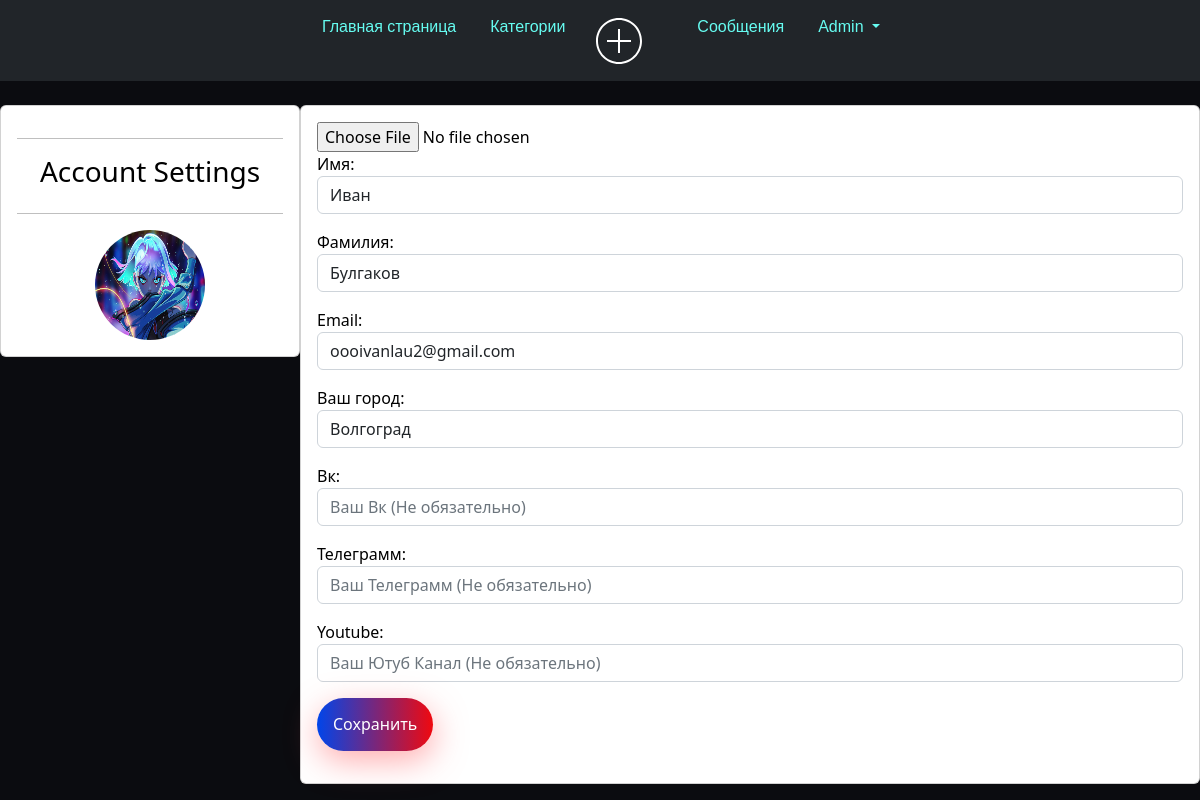
/me/ (signed in), run on the app's committed database.
### user_profile/models.py (models this page shows, shortened)
class Profile(models.Model):
    user = models.OneToOneField(User, null=True, blank=True, on_delete=models.CASCADE)
    first_name = models.CharField(max_length=100)
    last_name = models.CharField(max_length=100)
    email = models.EmailField()
    telegram_url = models.URLField(blank=True, null=True)
    youtube_url = models.URLField(blank=True, null=True)
    vk_url = models.URLField(blank=True, null=True)
    profile_picture = models.ImageField("Изображения", default="profile_pictures/default_profile_picture.jpg",
                                        null=True,
                                        blank=True, upload_to='media/profile_pictures')
    city = models.CharField(max_length=100)

### user_profile/views.py (the view)
# urls.py: path('', views.profile, name='profile'),
@login_required
def profile(request):
    user = request.user
    profile = user.profile if hasattr(user, 'profile') else None  # Проверяем наличие профиля
    if request.method == 'POST':
        form = ProfileForm(request.POST, request.FILES, instance=profile)
        if form.is_valid():
            form.save()
            return redirect('user_home')
    else:
        form = ProfileForm(instance=profile, user=user)  # Передача пользователя в форму
    context = {'form': form}
    return render(request, 'profile.html', context)

### user_profile/templates/profile.html (shortened to what this page needs)
{% extends 'tasks_app/layout.html' %}
{% block content %}
<br>
<div class="row">
    <div class="col-md-3">
        <div class="card card-body">
            <hr>
            <h3 style="text-align: center">Account Settings</h3>
            <hr>
            <img class="profile-pic" id="preview" src="{{ request.user.profile.profile_picture.url }}">
        </div>
    </div>
    <div class="col-md-9">
        <div class="card card-body">
            <form method="POST" enctype="multipart/form-data">
                <input type="file" id="fileInput" name="profile_picture" accept="image/*" onchange="previewImage()">
                <p>Имя: {{ form.first_name }}</p>
                <p>Фамилия: {{ form.last_name }}</p>
                <p>Email: {{ form.email }}</p>
                <p>Ваш город: {{ form.city }}</p>
                <p>Вк: {{ form.vk_url }}</p>
                <p>Телеграмм: {{ form.telegram_url }}</p>
                <p>Youtube: {{ form.youtube_url }}</p>
                <button class='color-btn' type="submit">Сохранить</button>
            </form>
        </div>
    </div>
</div>
{% endblock %}

### tasks_app/templates/tasks_app/layout.html (shortened to what this page needs)
{% load static %}
<html lang="en">
<head>
    <link rel="stylesheet" href="https://cdn.jsdelivr.net/npm/bootstrap@5.2.3/dist/css/bootstrap.min.css">
    <link rel="stylesheet" href="{% static 'tasks_app/css/tasks_app.css' %}">
</head>
<body>
    <aside>
        <div class="bar">
                   <ul class="nav justify-content-center navbar navbar-expand-lg navbar-dark bg-dark ">
            <li class="nav-item">
                <a class="nav-link active" aria-current="page" href="{% url 'home' %}">Главная страница</a>
            </li>
            <li class="nav-item">
                <a class="nav-link" href="{% url 'category' %}">Категории</a>
            </li>
            <li class="nav-item">
                <a href="{% url 'create' %}" class="bloc-icon">
                    <div class="img">
                    </div>
                </a>
            </li>
                       {% if request.user.is_authenticated %}
            <li class="nav-item">
                <a class="nav-link active" aria-current="page" href="{% url 'inbox' %}">Сообщения</a>
            </li>
                {% endif %}
                <ul class="nav justify-content-end">
                    {% if request.user.is_authenticated %}
                            <li class="nav-item dropdown">
                  <a class="nav-link dropdown-toggle" href="#" role="button" data-bs-toggle="dropdown" aria-expanded="false">
                    {{ user.username }}
                  </a>
                    {% else %}
                </ul>
            <li class="nav-item">
                <a class="nav-link" href="{% url 'register' %}">Регистрация</a>
            </li>
            <li class="nav-item"><a class="nav-link" href="{% url 'login' %}">Войти</a>
                {% endif %}
            </li>
        </ul>
        </div>
    </aside>
                <link href='https://unpkg.com/css.gg@2.0.0/icons/css/list.css' rel='stylesheet'>
    <main>
        {% block content %}
        {% endblock %}
    </main>
</body>
</html>

### tasks_app/static/tasks_app/css/tasks_app.css (style rules this page uses)
html, body { width: 100%; height:100%; }
body { background: #0B0C10; }
li { display: inline-block; }
.nav-link { margin-top: 18px; margin-block: 26px; margin-block-start: -1px; margin-left: 2px; color: #66FCF1; }
.bloc-icon { display: flex; justify-content: center; align-items: center; }
.img { width: 98px; border-radius: 50%; position: relative; left: -12px; }
.justify-content-center { justify-content: center!important; margin-top: 0px; font-family: "Poppins", sans-serif; }
.justify-content-end { justify-content: flex-end!important; margin-top: 0px; font-family: "Poppins", sans-serif; }

### user_profile/templates/profile.html (style rules this page uses)
.profile-pic { max-width: 157px; max-height: 200px; margin: auto; width: 400; height: auto; }
.color-btn { border: none; outline: none; background: linear-gradient(90deg, #0045ea, #f0090f); padding: 0.9rem 1rem; border-radius: 50px; color: white; font-size: 1.0rem; box-shadow: 1px 10px 2rem rgba(255, 94, 98, 0.5); transition: all 0.2s ease-in; text-decoration: none; }
.card { background-color: var(--var-bgcolor); color: var(--var-fontcolor); }
:root { --var-bgcolor: #fff; --var-fontcolor: #000; }
.row { --bs-gutter-x: 0rem; }
.profile-pic { height: 110px; width: 110px; border-radius: 100%; }

### data on the page
Profile: first_name "Иван", last_name "Булгаков", email "oooivanlau2@gmail.com", city "Волгоград"

### other printed values
{{ user.username }} "Admin"
